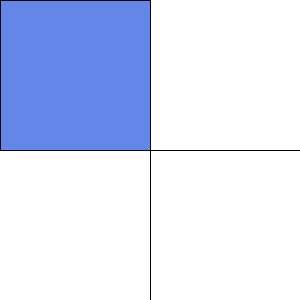
Frame 1 (no input)
Frame 60 (the mouse pressed at the canvas centre just before this capture): identical to frame 1, image omitted
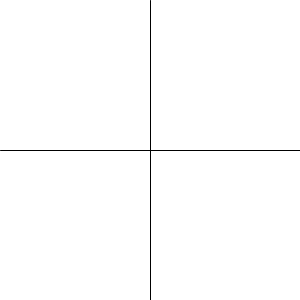
Frame 120 (the mouse held since frame 60 and released just before this capture)

The Processing sketch that drew these frames (run headless with seeded random() and noise(); from frame 60 on, the mouse is pressed at the canvas centre):

// Processing sketch: processing_138721
// ── processing_138721.pde

void setup() {
  size(300, 300);
}

void draw() {
  background(255);
  if (mouseX < width/2 && mouseY < height/2) {
    fill(98, 135, 232);
    rect(0, 0, 150, 150);
  } else if (mouseX > width/2 && mouseY > height/2) {
    fill(232, 98, 123);
    rect(150, 150, 300, 300);
  } else if (mouseX > width/2 && mouseY < height/2) {
    fill(57, 55, 209);
    rect(150, 0, 150, 150);
  } else if (mouseX < width/2 && mouseY > height/2) {
    fill(196, 32, 119);
    rect(0, 150, 150, 150);
  }
  line(width/2, 0, width/2, height);
  line(0, height/2, width, height/2);
}
